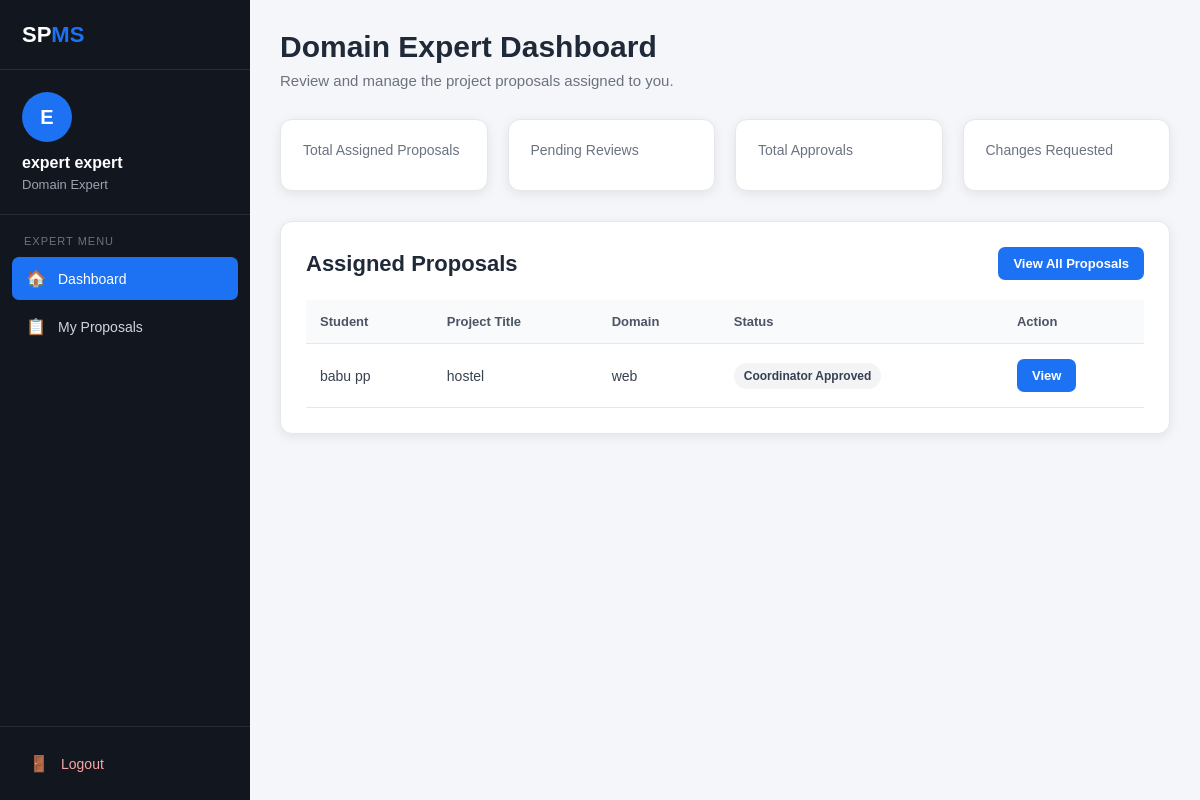
/expert/dashboard/ (signed in), run on an earlier commit of the app's database.
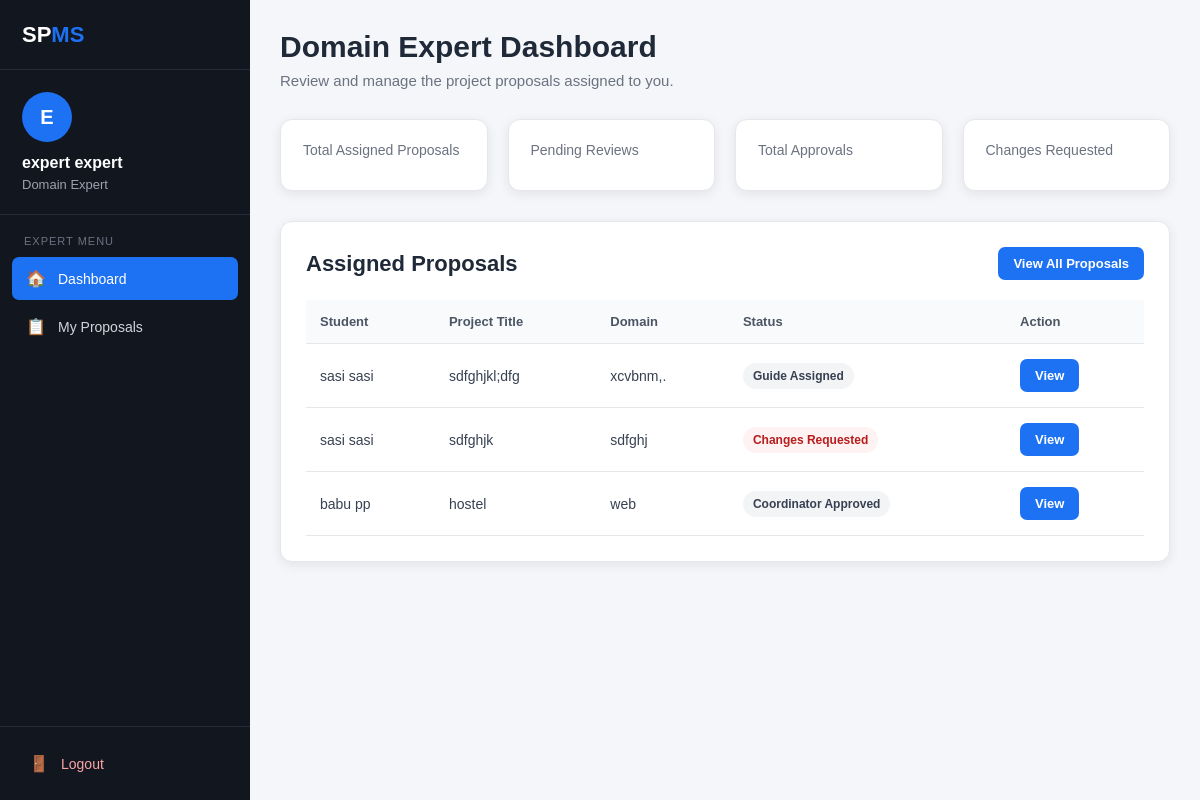
And on a later commit of the database.
### projects/models.py (models this page shows, shortened)
class ProjectProposal(models.Model):
    STATUS_CHOICES = [
        ("SUBMITTED", "Submitted"),
        ("EXPERT_ASSIGNED", "Expert Assigned"),
        ("CHANGES_REQUESTED", "Changes Requested"),
        ("EXPERT_APPROVED", "Expert Approved"),
        ("COORDINATOR_APPROVED", "Coordinator Approved"),
        ("GUIDE_ASSIGNED", "Guide Assigned"),
        ("GUIDE_REJECTED", "Guide Rejected"),
        ("IN_PROGRESS", "In Progress"),
        ("COMPLETED", "Completed"),
    ]
    student = models.ForeignKey(
        settings.AUTH_USER_MODEL,
        on_delete=models.CASCADE,
        related_name="project_proposals",
        limit_choices_to={"role": "STUDENT"},
    )
    title = models.CharField(max_length=255)
    abstract = models.TextField(blank=True)
    domain = models.CharField(
        max_length=255,
        blank=True
    )
    technologies = models.TextField(
        blank=True
    )
    description = models.TextField(
        blank=True
    )
    proposal_document = models.FileField(
        upload_to="proposals/",
        blank=True,
        null=True
    )
    expert_comments = models.TextField(
        blank=True,
        null=True
    )
    status = models.CharField(
        max_length=30,
        choices=STATUS_CHOICES,
        default="SUBMITTED"
    )
    submitted_at = models.DateTimeField(
        auto_now_add=True
    )
    updated_at = models.DateTimeField(
        auto_now=True
    )
    domain_expert = models.ForeignKey(
        settings.AUTH_USER_MODEL,
        on_delete=models.SET_NULL,
        null=True,
        blank=True,
        related_name="expert_proposals",
        limit_choices_to={"role": "EXPERT"},
    )
    guide = models.ForeignKey(
        settings.AUTH_USER_MODEL,
        on_delete=models.SET_NULL,
        null=True,
        blank=True,
        related_name="guided_proposals",
        limit_choices_to={"role": "GUIDE"},
    )
    guide_rejection_reason = models.TextField(
        blank=True,
        null=True
    )
    guide_rejected_at = models.DateTimeField(
        blank=True,
        null=True
    )

### accounts/models.py (models this page shows, shortened)
class User(AbstractUser):
    ROLE_CHOICES = [
        ("STUDENT", "Student"),
        ("COORDINATOR", "Coordinator"),
        ("EXPERT", "Domain Expert"),
        ("GUIDE", "Guide"),
        ("PANEL", "Panel Member"),
    ]
    role = models.CharField(
        max_length=20,
        choices=ROLE_CHOICES,
        default="STUDENT"
    )
    phone = models.CharField(
        max_length=15,
        blank=True,
        null=True
    )
    roll_number = models.CharField(
        max_length=50,
        blank=True,
        null=True
    )
    department = models.CharField(
        max_length=100,
        blank=True,
        null=True
    )
    semester = models.CharField(
        max_length=20,
        blank=True,
        null=True
    )
    batch = models.CharField(
        max_length=20,
        blank=True,
        null=True
    )

### accounts/views.py (the view)
@login_required
def expert_dashboard(request):
    if request.user.is_superuser:
        return redirect(
            "accounts:coordinator_dashboard"
        )
    if request.user.role != "EXPERT":
        return redirect(
            "accounts:dashboard"
        )
    proposals = (
        ProjectProposal.objects
        .filter(
            domain_expert=request.user
        )
        .select_related(
            "student"
        )
        .order_by("-submitted_at")
    )
    context = {
        "proposals": proposals,
        "proposal_count": proposals.count(),
    }
    return render(
        request,
        "experts/dashboard.html",
        context
    )

### templates/experts/dashboard.html (shortened to what the changed rows need)
{% extends "base.html" %}
{% block content %}
<aside class="expert-sidebar">
    <div class="sidebar-logo">
        <h2>
            SP<span>MS</span>
        </h2>
    </div>
</aside>
<main class="expert-main">
    <div class="expert-container">
        <div class="page-header">
            <h1>
                Domain Expert Dashboard
            </h1>
        </div>
        <div class="content-card">
            <div class="content-header">
                <h2>
                    Assigned Proposals
                </h2>
            </div>
            {% if proposals %}
            <div class="table-wrapper">
                <table>
                    <thead>
                        <tr>
                            <th>
                                Student
                            </th>
                            <th>
                                Project Title
                            </th>
                            <th>
                                Domain
                            </th>
                            <th>
                                Status
                            </th>
                            <th>
                                Action
                            </th>
                        </tr>
                    </thead>
                    <tbody>
                        {% for proposal in proposals %}
                        <tr>
                            <td>
                                {% if proposal.student.get_full_name %}
                                    {{ proposal.student.get_full_name }}
                                {% else %}
                                    {{ proposal.student.username }}
                                {% endif %}
                            </td>
                            <td>
                                {{ proposal.title }}
                            </td>
                            <td>
                                {{ proposal.domain|default:"-" }}
                            </td>
                            <td>
                                {% if proposal.status == "EXPERT_ASSIGNED" %}
                                    <span class="status status-assigned">
                                        Pending Review
                                    </span>
                                {% elif proposal.status == "EXPERT_APPROVED" %}
                                    <span class="status status-approved">
                                        Approved
                                    </span>
                                {% elif proposal.status == "CHANGES_REQUESTED" %}
                                    <span class="status status-changes">
                                        Changes Requested
                                    </span>
                                {% elif proposal.status == "SUBMITTED" %}
                                    <span class="status status-submitted">
                                        Resubmitted
                                    </span>
                                {% else %}
                                    <span class="status status-default">
                                        {{ proposal.get_status_display }}
                                    </span>
                                {% endif %}
                            </td>
                            <td>
                                <a
                                    href="{% url 'experts:proposal_detail' proposal.id %}"
                                    class="btn btn-primary"
                                >
                                    View
                                </a>
                            </td>
                        </tr>
                        {% endfor %}
                    </tbody>
                </table>
            </div>
            {% endif %}
        </div>
    </div>
</main>
{% endblock %}

What changed in the data, as far as the page shows it:
added ProjectProposal: student.get_full_name "sasi sasi", title "sdfghjkl;dfg", domain "xcvbnm,.", status "Guide Assigned"
added ProjectProposal: student.get_full_name "sasi sasi", title "sdfghjk", domain "sdfghj", shows "Changes Requested"
